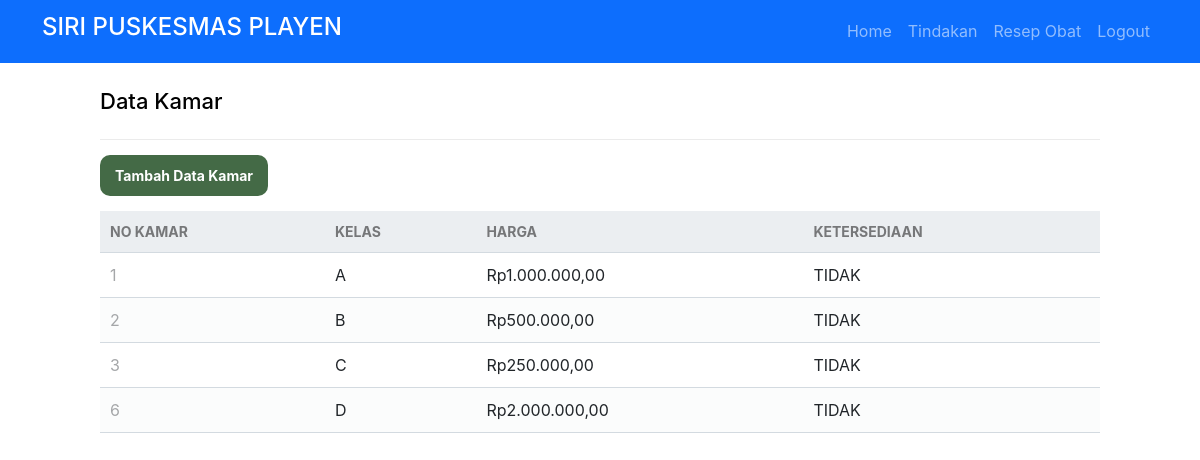
Page /adminWeb/kamar/read.php (signed in) on the committed database.
### tables this page shows
CREATE TABLE `kamar` (
  `no_kamar` int(11) NOT NULL,
  `kelas_kamar` varchar(25) NOT NULL,
  `harga_kamar` int(11) NOT NULL,
  `status` enum('TERSEDIA','TIDAK') NOT NULL
);

### db/func.php (called while the page is built, shortened)
<?php
function rupiah($angka){
    $hasil = "Rp" . number_format($angka, '2', ',', '.');
    return $hasil;
}
?>

### adminWeb/kamar/read.php (the view, shortened to what this page needs)
<?php
if ($_SESSION['username'] == '') {
	echo "<script>
    alert('Anda Harus Login terlebih dahulu');
    window.location.href='./auth/fmasuk.php';
    </script>";
} else {
?>
	<!DOCTYPE html>
	<html>
	<head>
		<link href="../../db/style.css" rel="stylesheet" type="text/css">
		<link href="https://cdn.jsdelivr.net/npm/bootstrap@5.2.0-beta1/dist/css/bootstrap.min.css" rel="stylesheet">
	</head>
	<body>
		<nav class="navbar navbar-expand-sm navbar-dark bg-primary">
			<div class="container">
				<a class="navbar-brand" href="#">
					<h4>SIRI PUSKESMAS PLAYEN </h3>
				</a>
				<ul class="navbar-nav ml-auto mt-2 mt-lg-0 d-flex align-items-center">
					<li class="nav-item">
						<a class="nav-link menu " id="menuHome" href="../../index.php">Home</a>
					</li>
					<?PHP if ($_SESSION['role_id'] == 5) { ?>
						<li class="nav-item">
							<a class="nav-link menu" id="tindakan" href="./dokter/tindakan.php"><i class=""></i>Tindakan</a>
						</li>
						<li class="nav-item">
							<a class="nav-link menu" id="resepobat" href="./dokter/resepobat.php"><i class=""></i>Resep Obat</a>
						</li>
					<?PHP } ?>
					<li class="nav-item">
						<a class="nav-link menu" id="logout" href="../../auth/sLogout.php"><i class=""></i>Logout</a>
					</li>
				</ul>
			</div>
		</nav>
		<?php
		include("../../db/func.php");
		$pdo = pdo_connect_mysql();
		$page = isset($_GET['page']) && is_numeric($_GET['page']) ? (int)$_GET['page'] : 1;
		$records_per_page = 8;
		$stmt = $pdo->prepare('SELECT * FROM kamar ORDER BY no_kamar LIMIT :current_page, :record_per_page');
		$stmt->bindValue(':current_page', ($page - 1) * $records_per_page, PDO::PARAM_INT);
		$stmt->bindValue(':record_per_page', $records_per_page, PDO::PARAM_INT);
		$stmt->execute();
		$kamars = $stmt->fetchAll(PDO::FETCH_ASSOC);
		?>
		<div class="content read">
			<h2>Data Kamar</h2>
			<a href="./create.php" class="menu create-dokter" id="tambahDokter">Tambah Data Kamar</a>
			<table>
				<thead>
					<tr>
						<td>NO KAMAR</td>
						<td>KELAS</td>
						<td>HARGA</td>
						<td>KETERSEDIAAN</td>
					</tr>
				</thead>
				<tbody>
					<?php foreach ($kamars as $kamar) : ?>
						<tr>
							<td><?= $kamar['no_kamar'] ?></td>
							<td><?= $kamar['kelas_kamar'] ?></td>
							<td><?= rupiah($kamar['harga_kamar']) ?></td>
							<td><?= $kamar['status'] ?></td>
						</tr>
					<?php endforeach; ?>
				</tbody>
			</table>
		</div>
	<?php
}
	?>

### db/style.css (style rules this page uses)
* { box-sizing: border-box; font-family: -apple-system, BlinkMacSystemFont, "segoe ui", roboto, oxygen, ubuntu, cantarell, "fira sans", "droid sans", "helvetica neue", Arial, sans-serif; font-size: 16px; -webkit-font-smoothing: antialiased; -moz-osx-font-smoothing: grayscale; }
body { background-color: #FFFFFF; margin: 0; }
.content { width: 1000px; margin: 0 auto; }
.content h2 { margin: 0; padding: 25px 0; font-size: 22px; border-bottom: 1px solid #ebebeb; color: black; }
.read .create-dokter { display: inline-block; text-decoration: none; background-color: #446A46; font-weight: bold; font-size: 14px; color: #FFFFFF; padding: 10px 15px; margin: 15px 0; border-radius: 10px; }
.read table { width: 100%; padding-top: 30px; border-collapse: collapse; }
.read table thead { background-color: #ebeef1; border-bottom: 1px solid #d3dae0; }
.read table thead td { padding: 10px; font-weight: bold; color: #767779; font-size: 14px; }
.read table tbody tr { border-bottom: 1px solid #d3dae0; }
.read table tbody tr:nth-child(even) { background-color: #fbfcfc; }
.read table tbody tr td { padding: 10px; }
.read table tbody tr td:nth-child(1) { color: #a5a7a9; }

### rows in the picture
kamar: no_kamar "1", kelas_kamar "A", harga_kamar "Rp1.000.000,00", status "TIDAK"
kamar: no_kamar "2", kelas_kamar "B", harga_kamar "Rp500.000,00", status "TIDAK"
kamar: no_kamar "3", kelas_kamar "C", harga_kamar "Rp250.000,00", status "TIDAK"
kamar: no_kamar "6", kelas_kamar "D", harga_kamar "Rp2.000.000,00", status "TIDAK"
